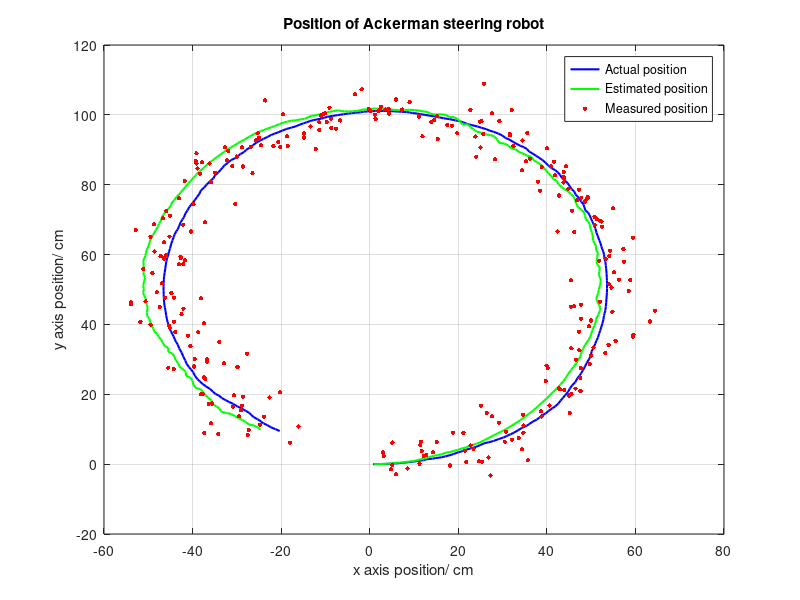
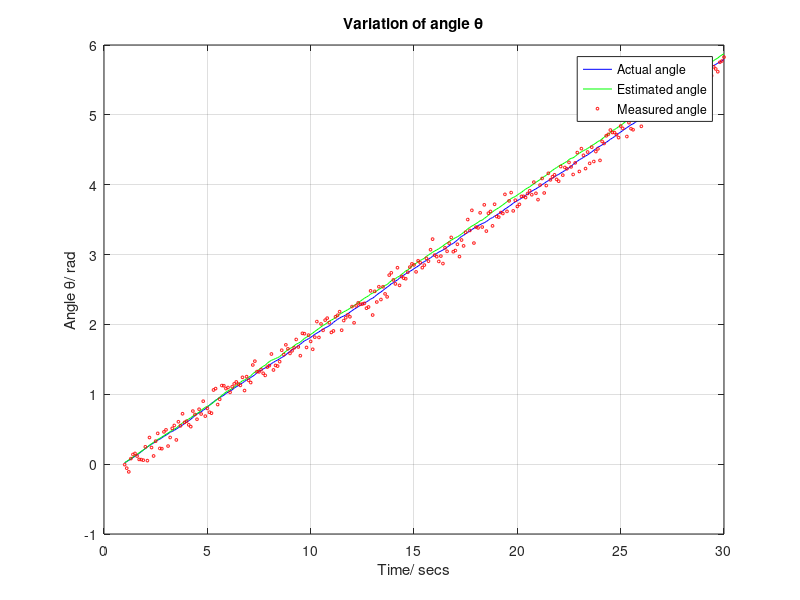
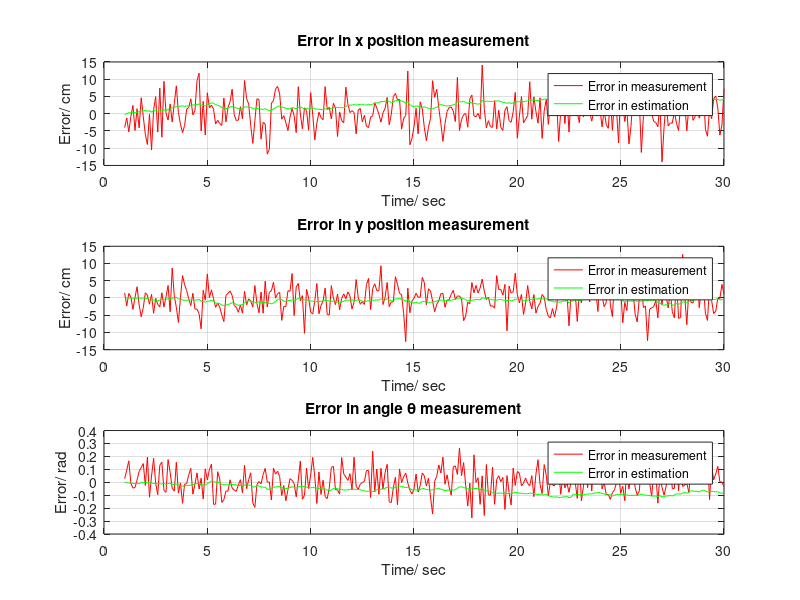

The MATLAB script that drew these images, in order:
clc; clear all;
%%% Ackermann steering model of robot simulation
%%% Inputs 
% dur - Duration of simulation (secs)
% dt - time step (secs)
% phi - angle of turn (radians)
%L = length of robot (cm)
dur = 30;
dt = 0.1;
phi = 0.1;
L = 5;

%Noise parameters
measnois_dis = 4;      %Measurement noise of distances
measnois_ang = 0.1;     %Measurement noise of angle in radians
velnois =2;          %Velocity input noise
u = 10;     %Velocity of 10 cm/s

%System model
x = [0;0;0];    %Initial condition
xhat = [0;0;0]; %Initial estimatd
A = eye(3);     %System matrix
B = [dt*cos(x(3)); dt*sin(x(3)); tan(phi)*dt/L];    %Input matrix
C = eye(3);     %Output matrix

R = diag([measnois_dis^2, measnois_dis^2, measnois_ang^2]);  %Measurement noise cov mat
Q = velnois^2 * [dt^2, dt^2, tan(phi)*dt^2/L; dt^2, dt^2, tan(phi)*dt^2/L;...
    tan(phi)*dt^2/L, tan(phi)*dt^2/L, (tan(phi)*dt/L)^2];     %Process noise cov mat
P = Q;      % State/Error covariance matrix

%Plotting parameters
pos = [];
poshat = [];
posmeas = [];

for t = 1:dt:dur
    B = [dt*cos(x(3)); dt*sin(x(3)); tan(phi)*dt/L];
    %Process noisy model
    processnois = velnois* [dt*cos(x(3))*randn; dt*sin(x(3))*randn; dt*tan(phi)*randn/L];
    x = A*x + B*u + processnois;
    
    %Measurement noisy model
    measnois = [measnois_dis*randn; measnois_dis*randn; measnois_ang*randn];
    y = C*x + measnois;
    
    %%% Kalman Filter equations %%%
    
    %% Prediction step
    
    % A priori estimate
    xhat = A*xhat + B*u;   
    % State/Error covariance matrix update
    P = A*P*A' + Q;         
    
    %% Update step
    
    %inverse matrix for Kalman gain
    invmat = C*P*C' + R;    
    %Kalman gain
    K = P*C'*inv(invmat); 
    %Error vec for estimate update
    err_vec = y - C*xhat;   
    %Estimate update
    xhat = xhat + K*(err_vec);
    %Covariance of state matrix
    n = length(K*C);
    P = (eye(n) - K*C)*P;
    
    
    % State updates for plotting
    pos = [pos; x(1), x(2), x(3)];
    poshat = [poshat; xhat(1), xhat(2), xhat(3)];
    posmeas = [posmeas; y(1), y(2), y(3)];
    
end

t = 1:dt:dur;

%Plots
figure();
plot(pos(:,1),pos(:,2),'color',[0, 0, 1],'Linewidth', 1.5)
hold on
plot(poshat(:,1),poshat(:,2),'g-', 'Linewidth', 1.5)
scatter(posmeas(:,1), posmeas(:,2),10,'r','filled')
legend('Actual position', 'Estimated position','Measured position');
xlabel('x axis position/ cm');
ylabel('y axis position/ cm');
title('Position of Ackerman steering robot')
grid on;

figure()
plot(t, pos(:,3), 'b-', t, poshat(:,3), 'g-', t, posmeas(:,3),'ro', 'MarkerSize',2);
legend('Actual angle', 'Estimated angle','Measured angle');
xlabel('Time/ secs');
ylabel('Angle \theta/ rad');
title('Variation of angle \theta')
grid on;

figure();
subplot(3,1,1)
plot(t, pos(:,1)-posmeas(:,1),'r-', t, pos(:,1)-poshat(:,1), 'g-');
legend('Error in measurement', 'Error in estimation');
grid on;
xlabel('Time/ sec');
ylabel('Error/ cm');
title('Error in x position measurement');

subplot(3,1,2)
plot(t, pos(:,2)-posmeas(:,2),'r-', t, pos(:,2)-poshat(:,2), 'g-');
legend('Error in measurement', 'Error in estimation');
grid on;
xlabel('Time/ sec');
ylabel('Error/ cm');
title('Error in y position measurement');

subplot(3,1,3)
plot(t, pos(:,3)-posmeas(:,3),'r-', t, pos(:,3)-poshat(:,3), 'g-');
legend('Error in measurement', 'Error in estimation');
grid on;
xlabel('Time/ sec');
ylabel('Error/ rad');
title('Error in angle \theta measurement');
